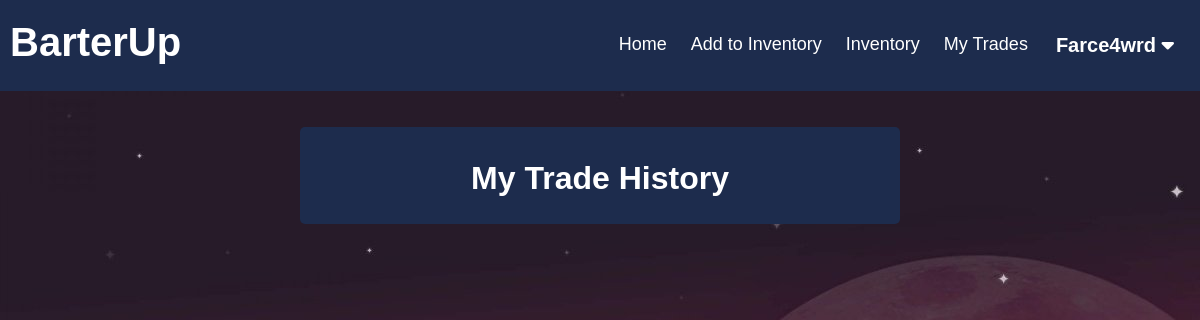
Before: /BarterUp/tradeHistory.php (signed in) with the older database file.
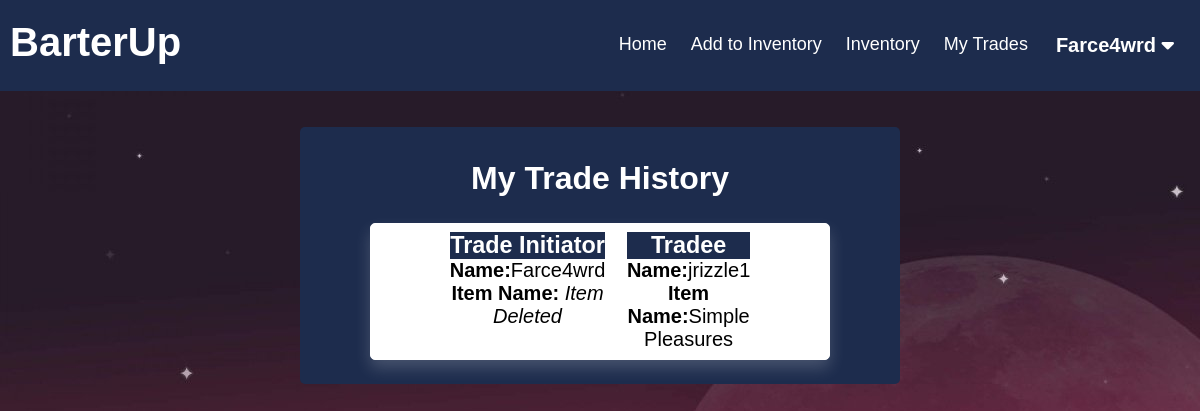
After: the same page with the newer database file.
### tables this page shows
CREATE TABLE `trade_history` (
  `trade_id` smallint(5) UNSIGNED NOT NULL,
  `item_history_id_initiator` smallint(5) UNSIGNED NOT NULL,
  `item_history_id_tradee` smallint(5) UNSIGNED NOT NULL,
  `user_history_id_initiator` bigint(20) UNSIGNED NOT NULL,
  `user_history_id_tradee` bigint(20) UNSIGNED NOT NULL
);

CREATE TABLE `user` (
  `user_id` bigint(20) UNSIGNED NOT NULL,
  `username` varchar(45) NOT NULL,
  `password` varchar(45) NOT NULL
);

CREATE TABLE `item` (
  `item_id` smallint(5) UNSIGNED NOT NULL,
  `user_id` bigint(20) UNSIGNED NOT NULL,
  `category_id` bigint(20) UNSIGNED NOT NULL,
  `description` tinytext DEFAULT NULL,
  `item_condition` varchar(45) DEFAULT NULL,
  `item_name` varchar(45) NOT NULL
);

### BarterUp/tradeHistory.php (the view, shortened to what this page needs)
<?php
include("config.php");
?>
<!DOCTYPE html>
<html lang="en">
<head>
    <link rel="stylesheet" href="./tradeHistory.css?v=<?php echo time(); ?>">
</head>
<body>
    <?php include("./header.php"); ?>
    <div class="wrapper">
        <div class="view_main">
            <div class="page_name">
                <h1>My Trade History</h1>
            </div>
            <?php
            $query = "select * from trade_history";
            $result = mysqli_query($con, $query);
            if ($result && mysqli_num_rows($result) > 0) {
                while ($row = mysqli_fetch_assoc($result)) {
                    if ($row['user_history_id_initiator'] == $_SESSION['user_id'] || $row['user_history_id_tradee'] == $_SESSION['user_id']) {
                        $query1 = "select user.user_id as initiatorId, user.username as initiator, item.item_name as initiator_item
                        FROM trades, user, item
                        where user.user_id =" . $row['user_history_id_initiator'] . "
                        and item.item_id = " . $row['item_history_id_initiator'] . "";
                        $result1 = mysqli_query($con, $query1);
                        if ($result1 && mysqli_num_rows($result1) > 0) {
                            $row1 = mysqli_fetch_assoc($result1);
                            echo '
                        <ul class="list-view">
                            <li class="trader">
                                <h3 class="title">Trade Initiator</h3>
                                <p class="initiator-name"><b>Name:</b>' . $row1['initiator'] . '</p>
                                <p class="initiator-item"><b>Item Name:</b>' . $row1['initiator_item'] . '</p>
                            </li>';
                        } else{
                            $query4 = "select user.user_id as initiatorId, user.username as initiator
                            FROM user, item
                            where user.user_id =" . $row['user_history_id_initiator'] . "";
                            $result4 = mysqli_query($con, $query4);
                            $row4 = mysqli_fetch_assoc($result4);
                            echo '
                            <ul class="list-view">
                            <li class="trader">
                                <h3 class="title">Trade Initiator</h3>
                                <p class="initiator-name"><b>Name:</b>' . $row4['initiator'] . '</p>
                                <p class="initiator-item"><b>Item Name:</b> <em>Item Deleted</em></p>
                            </li>';
                        }
                        $query2 = "select user.user_id as tradeeId, user.username as tradee, item.item_name as tradee_item
                        FROM trades, user, item
                        where user.user_id =" . $row['user_history_id_tradee'] . "
                        and item.item_id = " . $row['item_history_id_tradee'] . "";
                        $result2 = mysqli_query($con, $query2);
                        if ($result2 && mysqli_num_rows($result2) > 0) {
                            $row2 = mysqli_fetch_assoc($result2);
                            echo '
                            <li class="tradee">
                                <h3 class="title">Tradee</h3>
                                <p class="tradee-name"><b>Name:</b>' . $row2['tradee'] . '</p>
                                <p class="tradee-item"><b>Item Name:</b>' . $row2['tradee_item'] . '</p>
                            </li>
                        </ul>';
                        }
                    }
                }
            }
            ?>
        </div>
    </div>
</body>
</html>

Changed rows visible on the page:
added trade_history: user.username "Farce4wrd", user.username "jrizzle1", item.item_name "Simple Pleasures"
